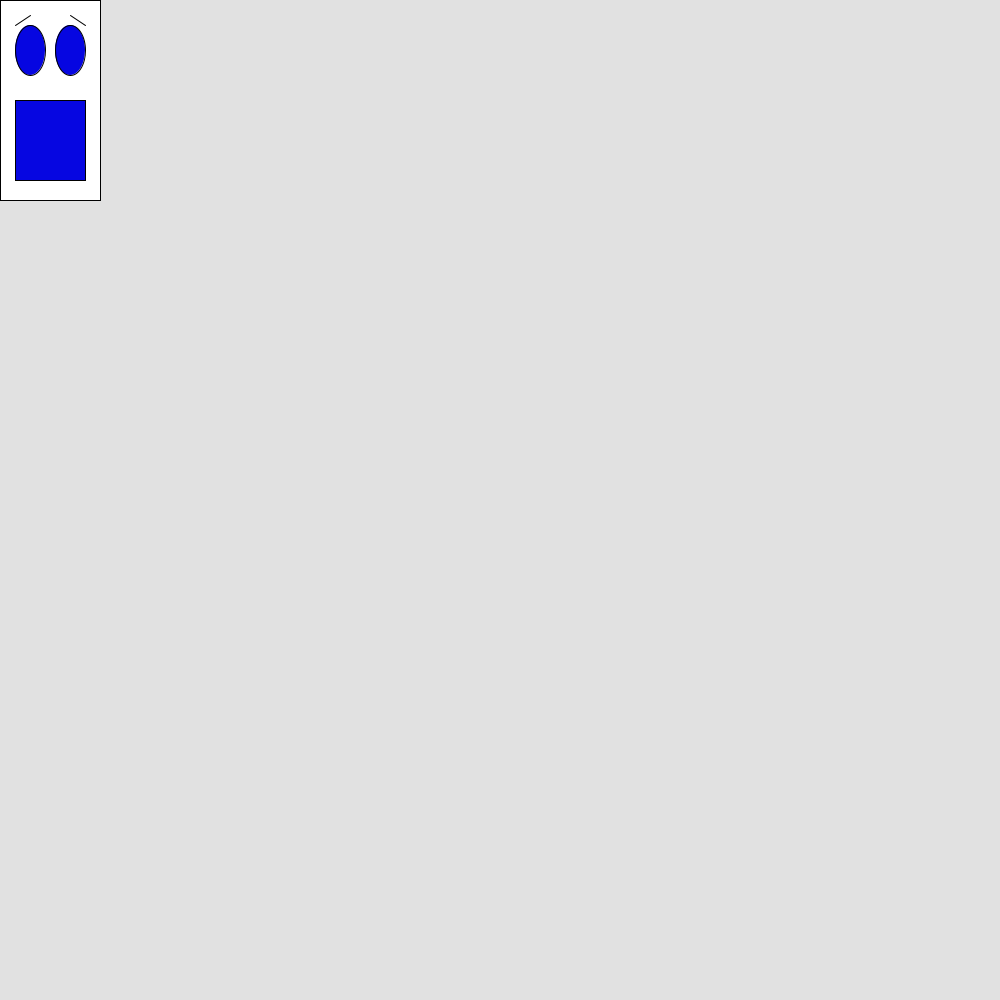
Frame 1 (no input)
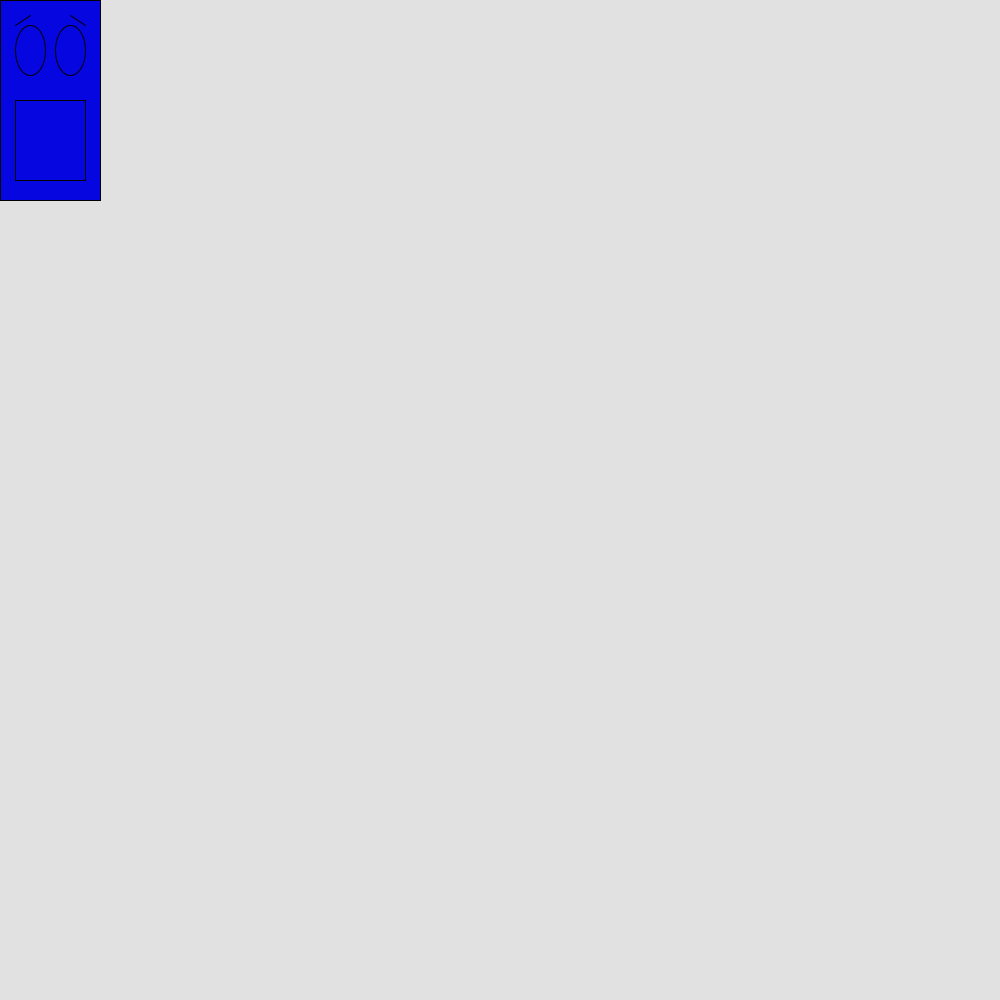
Frame 60 (the mouse pressed at the canvas centre just before this capture)
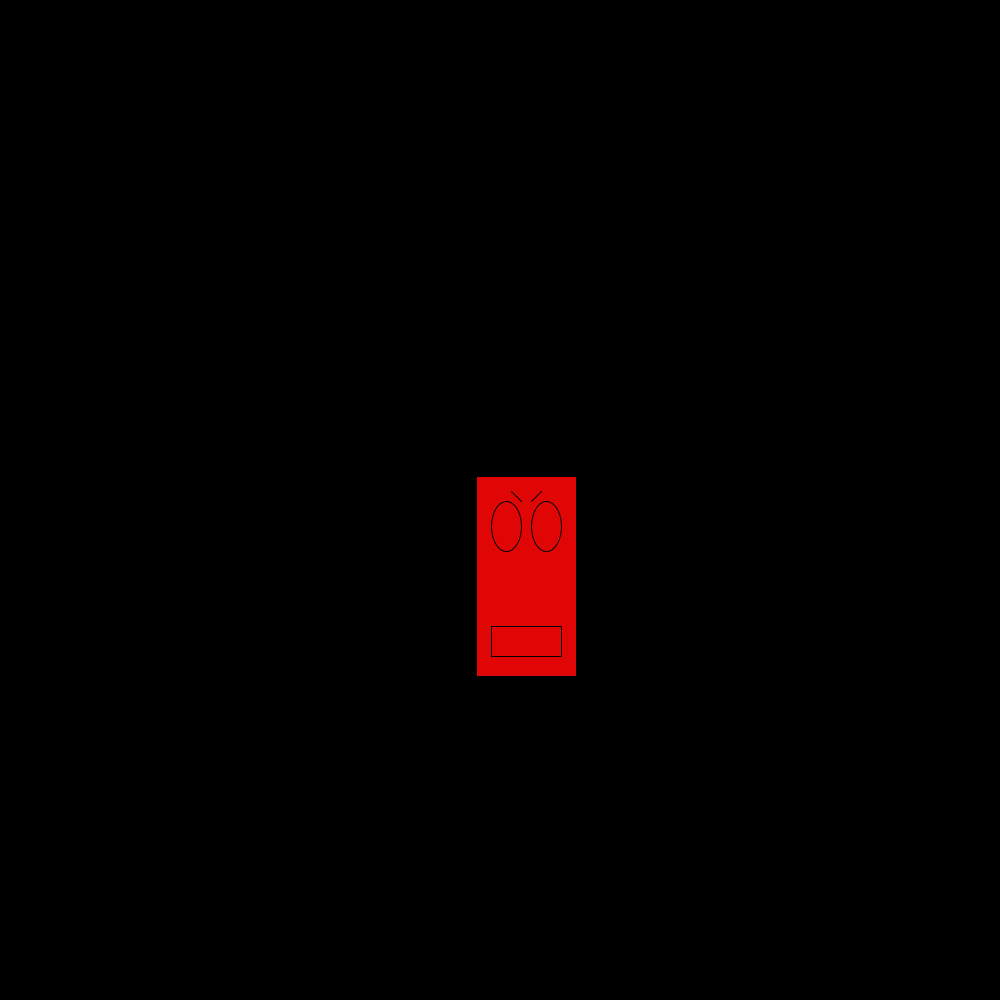
Frame 120 (the mouse held since frame 60 and released just before this capture)

The Processing sketch that drew these frames (run headless with seeded random() and noise(); from frame 60 on, the mouse is pressed at the canvas centre):

// Processing sketch: processing_105597
// ── processing_105597.pde

//Lathem Wojno
//Creatures
//8/5/2013

float x;
float y;
float easing = 0.05;
float diameter = 12;

void setup() {
  size(1000,1000);
  smooth();
}

//Draw Creatures
void draw() {
  if (mousePressed) {
 myMadCreature();
  } else {
 myScaredCreature();
  }
}

 void myMadCreature(){
   
  float targetX = mouseX;
  x += (targetX - x) * easing;
  float targetY = mouseY;
  y += (targetY - y) * easing;
  
  //Draw Mad Creature
     background(0);
     
  //body
  rect(x,y,100,200);
  fill(225,6,6);
  
  //eyes
  ellipse(x+30,y+50,30,50);
  ellipse(x+70,y+50,30,50);
  
  //mouth
  rect(x+15,y+150,70,30);
  
  //eyebrows
  line(x+35,y+15,x+45,y+25);
  line(x+65,y+15,x+55,y+25);
 }
 
 void myScaredCreature(){
      
  float targetX = mouseX;
  x += (targetX - x) * easing;
   float targetY = mouseY;
  y += (targetY - y) * easing;
  
  //DrawScaredCreature
   background(225);
   
  //body
  rect(x,y,100,200);
  fill(6,6,225);
  
  //eyes
  ellipse(x+30,y+50,30,50);
  ellipse(x+70,y+50,30,50);
  
  //mouth
  rect(x+15,y+100,70,80);
  
  //eyebrows
  line(x+30,y+15,x+15,y+25);
  line(x+70,y+15,x+85,y+25);
 }
